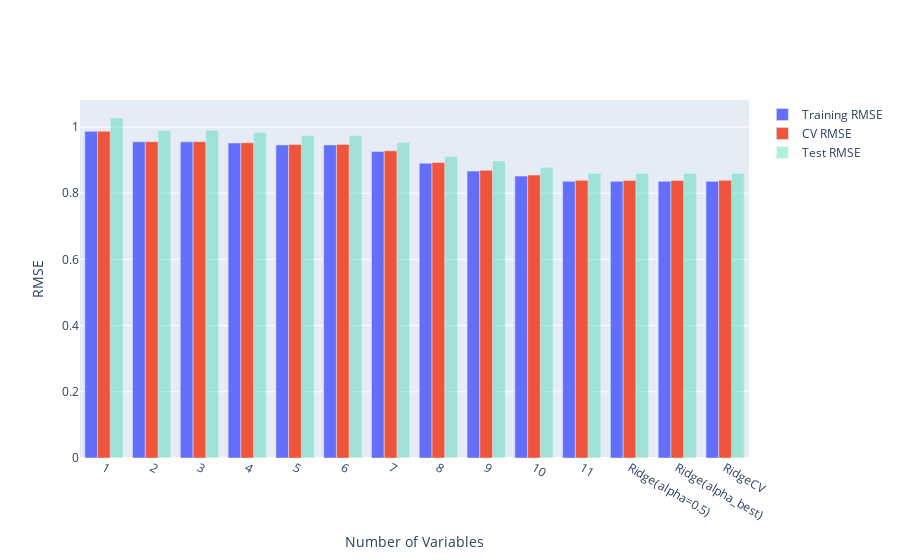

Notebook code cell kept with this figure:
### Markdown cell above
### Ridge CV

### Code cell
alphas = np.linspace(0.5, 3, 30)

ridge_model = Pipeline([
    ("SelectColumns", ColumnTransformer([
        ("keep", StandardScaler(), quantitative_features)
    ])),
    ("LinearModel", RidgeCV(alphas=alphas))
])

ridge_model.fit(tr, tr['quality'])
models["RidgeCV"] = ridge_model
compare_models(models)

### Figure 1 — Plotly figure (JSON) as saved in the notebook; plotly's stock layout.template omitted (floating-point values rounded to 4 significant figures)
{"data": [{"name": "Training RMSE", "type": "bar", "x": ["1", "2", "3", "4", "5", "6", "7", "8", "9", "10", "11", "Ridge(alpha=0.5)", "Ridge(alpha_best)", "RidgeCV"], "y": [0.9868, 0.9553, 0.9551, 0.9516, 0.9458, 0.9456, 0.9259, 0.8903, 0.8666, 0.8516, 0.8357, 0.8357, 0.8357, 0.8357]}, {"name": "CV RMSE", "type": "bar", "x": ["1", "2", "3", "4", "5", "6", "7", "8", "9", "10", "11", "Ridge(alpha=0.5)", "Ridge(alpha_best)", "RidgeCV"], "y": [0.987, 0.9557, 0.9557, 0.9525, 0.9471, 0.9474, 0.9279, 0.8926, 0.8694, 0.8547, 0.8387, 0.8386, 0.8386, 0.8387]}, {"name": "Test RMSE", "opacity": 0.3, "type": "bar", "x": ["1", "2", "3", "4", "5", "6", "7", "8", "9", "10", "11", "Ridge(alpha=0.5)", "Ridge(alpha_best)", "RidgeCV"], "y": [1.027, 0.9891, 0.9899, 0.9832, 0.9742, 0.9743, 0.9529, 0.9106, 0.8973, 0.8773, 0.8594, 0.8593, 0.8593, 0.8594]}], "layout": {"xaxis": {"title": {"text": "Number of Variables"}}, "yaxis": {"title": {"text": "RMSE"}}}}
